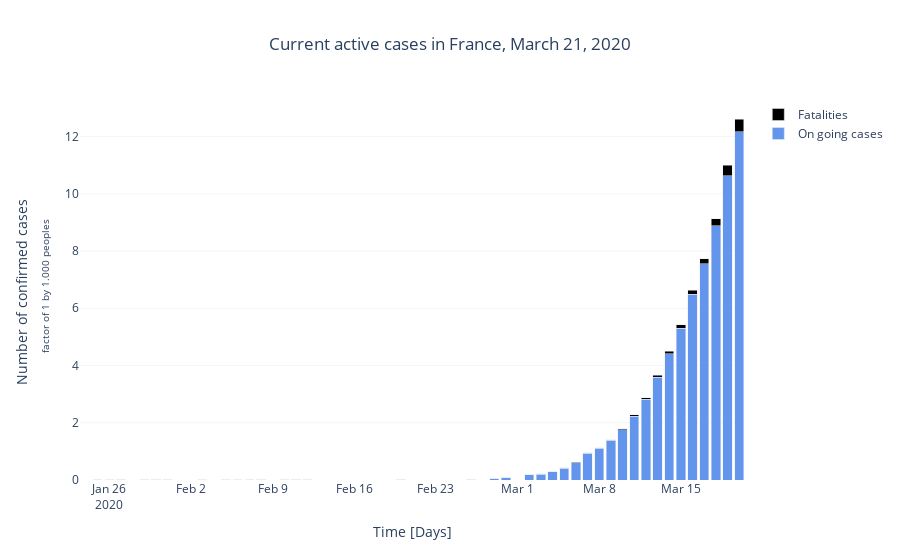

The code cell stored with this chart in its notebook:
### Code cell
dplot.disp_current_cases(df_fr, 'France', pop_factor=1000)
